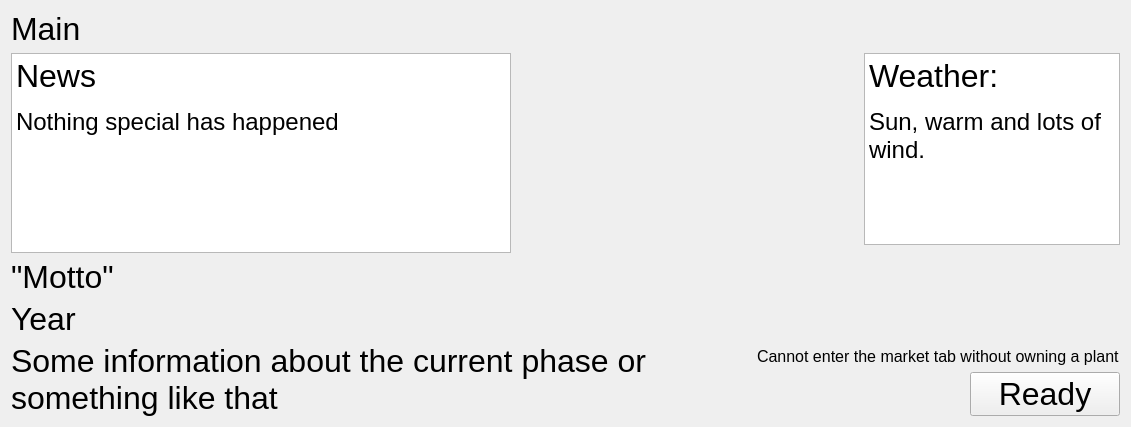
            <widget class="QWidget" name="page_main">
             <layout class="QVBoxLayout" name="verticalLayout_9">
              <item>
               <widget class="QLabel" name="label_4">
                <property name="maximumSize">
                 <size>
                  <width>16777215</width>
                  <height>40</height>
                 </size>
                </property>
                <property name="font">
                 <font>
                  <pointsize>24</pointsize>
                 </font>
                </property>
                <property name="text">
                 <string>Main</string>
                </property>
               </widget>
              </item>
              <item>
               <layout class="QHBoxLayout" name="horizontalLayout_4">
                <item alignment="Qt::AlignLeft|Qt::AlignTop">
                 <widget class="QTextBrowser" name="main_text_newsflash">
                  <property name="sizePolicy">
                   <sizepolicy hsizetype="Maximum" vsizetype="Maximum">
                    <horstretch>0</horstretch>
                    <verstretch>0</verstretch>
                   </sizepolicy>
                  </property>
                  <property name="minimumSize">
                   <size>
                    <width>500</width>
                    <height>200</height>
                   </size>
                  </property>
                  <property name="tabChangesFocus">
                   <bool>false</bool>
                  </property>
                  <property name="documentTitle">
                   <string>Breaking</string>
                  </property>
                  <property name="lineWrapMode">
                   <enum>QTextEdit::WidgetWidth</enum>
                  </property>
                  <property name="lineWrapColumnOrWidth">
                   <number>50</number>
                  </property>
                  <property name="html">
                   <string>&lt;!DOCTYPE HTML PUBLIC &quot;-//W3C//DTD HTML 4.0//EN&quot; &quot;http://www.w3.org/TR/REC-html40/strict.dtd&quot;&gt;
&lt;html&gt;&lt;head&gt;&lt;meta name=&quot;qrichtext&quot; content=&quot;1&quot; /&gt;&lt;title&gt;Breaking&lt;/title&gt;&lt;style type=&quot;text/css&quot;&gt;
p, li { white-space: pre-wrap; }
&lt;/style&gt;&lt;/head&gt;&lt;body style=&quot; font-family:'MS Shell Dlg 2'; font-size:8.25pt; font-weight:400; font-style:normal;&quot;&gt;
&lt;p style=&quot; margin-top:0px; margin-bottom:0px; margin-left:0px; margin-right:0px; -qt-block-indent:0; text-indent:0px;&quot;&gt;&lt;span style=&quot; font-size:24pt;&quot;&gt;News&lt;/span&gt;&lt;/p&gt;
&lt;p style=&quot;-qt-paragraph-type:empty; margin-top:0px; margin-bottom:0px; margin-left:0px; margin-right:0px; -qt-block-indent:0; text-indent:0px;&quot;&gt;&lt;br /&gt;&lt;/p&gt;
&lt;p style=&quot; margin-top:0px; margin-bottom:0px; margin-left:0px; margin-right:0px; -qt-block-indent:0; text-indent:0px;&quot;&gt;&lt;span style=&quot; font-size:18pt;&quot;&gt;Nothing special has happened &lt;/span&gt;&lt;/p&gt;&lt;/body&gt;&lt;/html&gt;</string>
                  </property>
                  <property name="textInteractionFlags">
                   <set>Qt::NoTextInteraction</set>
                  </property>
                 </widget>
                </item>
                <item alignment="Qt::AlignRight|Qt::AlignTop">
                 <widget class="QTextBrowser" name="main_text_weather">
                  <property name="sizePolicy">
                   <sizepolicy hsizetype="Maximum" vsizetype="Maximum">
                    <horstretch>0</horstretch>
                    <verstretch>0</verstretch>
                   </sizepolicy>
                  </property>
                  <property name="minimumSize">
                   <size>
                    <width>200</width>
                    <height>0</height>
                   </size>
                  </property>
                  <property name="html">
                   <string>&lt;!DOCTYPE HTML PUBLIC &quot;-//W3C//DTD HTML 4.0//EN&quot; &quot;http://www.w3.org/TR/REC-html40/strict.dtd&quot;&gt;
&lt;html&gt;&lt;head&gt;&lt;meta name=&quot;qrichtext&quot; content=&quot;1&quot; /&gt;&lt;style type=&quot;text/css&quot;&gt;
p, li { white-space: pre-wrap; }
&lt;/style&gt;&lt;/head&gt;&lt;body style=&quot; font-family:'MS Shell Dlg 2'; font-size:8.25pt; font-weight:400; font-style:normal;&quot;&gt;
&lt;p style=&quot; margin-top:0px; margin-bottom:0px; margin-left:0px; margin-right:0px; -qt-block-indent:0; text-indent:0px;&quot;&gt;&lt;span style=&quot; font-size:24pt;&quot;&gt;Weather:&lt;/span&gt;&lt;/p&gt;
&lt;p style=&quot;-qt-paragraph-type:empty; margin-top:0px; margin-bottom:0px; margin-left:0px; margin-right:0px; -qt-block-indent:0; text-indent:0px;&quot;&gt;&lt;br /&gt;&lt;/p&gt;
&lt;p style=&quot; margin-top:0px; margin-bottom:0px; margin-left:0px; margin-right:0px; -qt-block-indent:0; text-indent:0px;&quot;&gt;&lt;span style=&quot; font-size:18pt;&quot;&gt;Sun, warm and lots of wind. &lt;/span&gt;&lt;/p&gt;&lt;/body&gt;&lt;/html&gt;</string>
                  </property>
                 </widget>
                </item>
               </layout>
              </item>
              <item>
               <layout class="QHBoxLayout" name="horizontalLayout_13">
                <item>
                 <layout class="QVBoxLayout" name="verticalLayout_19">
                  <item alignment="Qt::AlignTop">
                   <widget class="QLabel" name="main_label_motto">
                    <property name="minimumSize">
                     <size>
                      <width>700</width>
                      <height>0</height>
                     </size>
                    </property>
                    <property name="font">
                     <font>
                      <pointsize>24</pointsize>
                     </font>
                    </property>
                    <property name="styleSheet">
                     <string notr="true"/>
                    </property>
                    <property name="text">
                     <string>&quot;Motto&quot;</string>
                    </property>
                    <property name="wordWrap">
                     <bool>true</bool>
                    </property>
                   </widget>
                  </item>
                  <item alignment="Qt::AlignTop">
                   <widget class="QLabel" name="main_label_year">
                    <property name="font">
                     <font>
                      <pointsize>24</pointsize>
                     </font>
                    </property>
                    <property name="text">
                     <string>Year</string>
                    </property>
                   </widget>
                  </item>
                  <item alignment="Qt::AlignTop">
                   <widget class="QLabel" name="main_label_info">
                    <property name="minimumSize">
                     <size>
                      <width>700</width>
                      <height>0</height>
                     </size>
                    </property>
                    <property name="font">
                     <font>
                      <pointsize>24</pointsize>
                     </font>
                    </property>
                    <property name="text">
                     <string>Some information about the current phase or something like that</string>
                    </property>
                    <property name="wordWrap">
                     <bool>true</bool>
                    </property>
                   </widget>
                  </item>
                 </layout>
                </item>
                <item>
                 <spacer name="horizontalSpacer_7">
                  <property name="orientation">
                   <enum>Qt::Horizontal</enum>
                  </property>
                  <property name="sizeHint" stdset="0">
                   <size>
                    <width>40</width>
                    <height>20</height>
                   </size>
                  </property>
                 </spacer>
                </item>
                <item>
                 <layout class="QVBoxLayout" name="verticalLayout_24">
                  <property name="leftMargin">
                   <number>0</number>
                  </property>
                  <item alignment="Qt::AlignBottom">
                   <widget class="QLabel" name="main_label_warning">
                    <property name="font">
                     <font>
                      <pointsize>12</pointsize>
                     </font>
                    </property>
                    <property name="text">
                     <string>Cannot enter the market tab without owning a plant</string>
                    </property>
                   </widget>
                  </item>
                  <item alignment="Qt::AlignRight">
                   <widget class="QPushButton" name="main_button_ready">
                    <property name="minimumSize">
                     <size>
                      <width>150</width>
                      <height>0</height>
                     </size>
                    </property>
                    <property name="maximumSize">
                     <size>
                      <width>300</width>
                      <height>16777215</height>
                     </size>
                    </property>
                    <property name="font">
                     <font>
                      <pointsize>24</pointsize>
                     </font>
                    </property>
                    <property name="text">
                     <string>Ready</string>
                    </property>
                    <property name="checkable">
                     <bool>true</bool>
                    </property>
                   </widget>
                  </item>
                 </layout>
                </item>
               </layout>
              </item>
             </layout>
            </widget>
